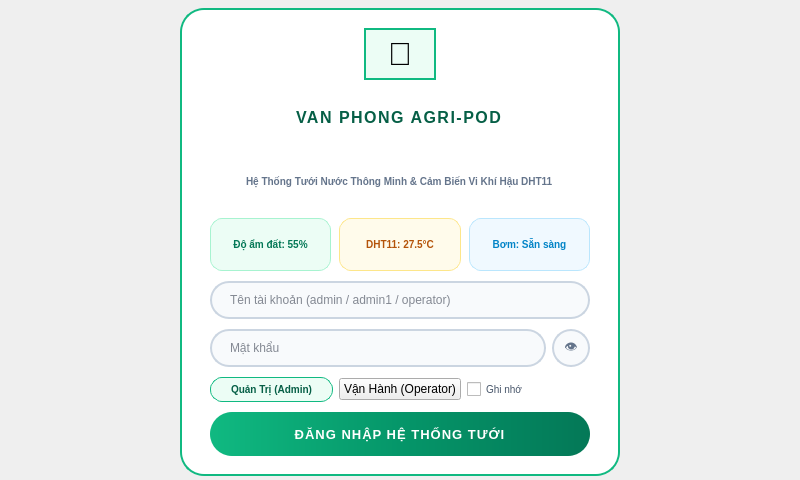
<?xml version="1.0" encoding="UTF-8"?>
<ui version="4.0">
 <class>LoginPage</class>
 <widget class="QWidget" name="LoginPage">
  <property name="geometry">
   <rect>
    <x>0</x>
    <y>0</y>
    <width>800</width>
    <height>480</height>
   </rect>
  </property>
  <layout class="QVBoxLayout" name="pageVLayout">
   <property name="spacing">
    <number>0</number>
   </property>
   <property name="leftMargin">
    <number>0</number>
   </property>
   <property name="topMargin">
    <number>8</number>
   </property>
   <property name="rightMargin">
    <number>0</number>
   </property>
   <property name="bottomMargin">
    <number>4</number>
   </property>

   <!-- CENTER POD CONTAINER -->
   <item>
    <layout class="QHBoxLayout" name="centerHLayout">
     <property name="spacing">
      <number>0</number>
     </property>

     <item>
      <spacer name="leftPodSpacer">
       <property name="orientation">
        <enum>Qt::Horizontal</enum>
       </property>
       <property name="sizeHint" stdset="0">
        <size>
         <width>40</width>
         <height>20</height>
        </size>
       </property>
      </spacer>
     </item>

     <!-- BIO-DOME CAPSULE CARD -->
     <item>
      <widget class="QFrame" name="bioDomeCard">
       <property name="minimumSize">
        <size>
         <width>440</width>
         <height>0</height>
        </size>
       </property>
       <property name="maximumSize">
        <size>
         <width>460</width>
         <height>16777215</height>
        </size>
       </property>
       <property name="styleSheet">
        <string notr="true">QFrame#bioDomeCard { background-color: #ffffff; border: 1.5px solid #10b981; border-radius: 24px; }</string>
       </property>
       <layout class="QVBoxLayout" name="domeVLayout">
        <property name="leftMargin">
         <number>28</number>
        </property>
        <property name="topMargin">
         <number>18</number>
        </property>
        <property name="rightMargin">
         <number>28</number>
        </property>
        <property name="bottomMargin">
         <number>18</number>
        </property>
        <property name="spacing">
         <number>10</number>
        </property>

        <!-- Top Bio Emblem & Title -->
        <item alignment="Qt::AlignCenter">
         <widget class="QLabel" name="domeEmblem">
          <property name="text">
           <string>🌿</string>
          </property>
          <property name="styleSheet">
           <string notr="true">font-size: 32px; background: #ecfdf5; border: 1.5px solid #10b981; border-radius: 28px; padding: 6px 14px;</string>
          </property>
         </widget>
        </item>

        <item alignment="Qt::AlignCenter">
         <widget class="QLabel" name="domeTitle">
          <property name="text">
           <string>VAN PHONG AGRI-POD</string>
          </property>
          <property name="styleSheet">
           <string notr="true">color: #065f46; font-size: 16px; font-weight: 900; letter-spacing: 1.5px;</string>
          </property>
         </widget>
        </item>

        <item alignment="Qt::AlignCenter">
         <widget class="QLabel" name="domeSub">
          <property name="text">
           <string>Hệ Thống Tưới Nước Thông Minh &amp; Cảm Biến Vi Khí Hậu DHT11</string>
          </property>
          <property name="styleSheet">
           <string notr="true">color: #64748b; font-size: 10px; font-weight: 500;</string>
          </property>
         </widget>
        </item>

        <!-- Horizontal Quick Pill Status Strip -->
        <item>
         <layout class="QHBoxLayout" name="miniStatusStrip">
          <property name="spacing">
           <number>8</number>
          </property>
          <item>
           <widget class="QLabel" name="pPill1">
            <property name="text">
             <string>Độ ẩm đất: 55%</string>
            </property>
            <property name="styleSheet">
             <string notr="true">background: #ecfdf5; color: #047857; border: 1px solid #a7f3d0; border-radius: 12px; font-size: 10px; font-weight: 700; padding: 4px 10px;</string>
            </property>
            <property name="alignment">
             <set>Qt::AlignCenter</set>
            </property>
           </widget>
          </item>
          <item>
           <widget class="QLabel" name="pPill2">
            <property name="text">
             <string>DHT11: 27.5°C</string>
            </property>
            <property name="styleSheet">
             <string notr="true">background: #fffbeb; color: #b45309; border: 1px solid #fde68a; border-radius: 12px; font-size: 10px; font-weight: 700; padding: 4px 10px;</string>
            </property>
            <property name="alignment">
             <set>Qt::AlignCenter</set>
            </property>
           </widget>
          </item>
          <item>
           <widget class="QLabel" name="pPill3">
            <property name="text">
             <string>Bơm: Sẵn sàng</string>
            </property>
            <property name="styleSheet">
             <string notr="true">background: #f0f9ff; color: #0284c7; border: 1px solid #bae6fd; border-radius: 12px; font-size: 10px; font-weight: 700; padding: 4px 10px;</string>
            </property>
            <property name="alignment">
             <set>Qt::AlignCenter</set>
            </property>
           </widget>
          </item>
         </layout>
        </item>

        <!-- Username Input -->
        <item>
         <widget class="QLineEdit" name="usernameEdit">
          <property name="minimumSize">
           <size>
            <width>0</width>
            <height>38</height>
           </size>
          </property>
          <property name="placeholderText">
           <string>Tên tài khoản (admin / admin1 / operator)</string>
          </property>
          <property name="styleSheet">
           <string notr="true">QLineEdit { background-color: #f8fafc; border: 1.5px solid #cbd5e1; border-radius: 19px; color: #0f172a; font-size: 12px; padding: 4px 16px; } QLineEdit:focus { border: 1.5px solid #10b981; background-color: #ffffff; }</string>
          </property>
          <property name="clearButtonEnabled">
           <bool>true</bool>
          </property>
         </widget>
        </item>

        <!-- Password Input -->
        <item>
         <layout class="QHBoxLayout" name="passInputRow">
          <property name="spacing">
           <number>6</number>
          </property>
          <item>
           <widget class="QLineEdit" name="passwordEdit">
            <property name="minimumSize">
             <size>
              <width>0</width>
              <height>38</height>
             </size>
            </property>
            <property name="placeholderText">
             <string>Mật khẩu</string>
            </property>
            <property name="echoMode">
             <enum>QLineEdit::Password</enum>
            </property>
            <property name="styleSheet">
             <string notr="true">QLineEdit { background-color: #f8fafc; border: 1.5px solid #cbd5e1; border-radius: 19px; color: #0f172a; font-size: 12px; padding: 4px 16px; } QLineEdit:focus { border: 1.5px solid #10b981; background-color: #ffffff; }</string>
            </property>
           </widget>
          </item>
          <item>
           <widget class="QPushButton" name="togglePassBtn">
            <property name="minimumSize">
             <size>
              <width>38</width>
              <height>38</height>
             </size>
            </property>
            <property name="cursor">
             <cursorShape>PointingHandCursor</cursorShape>
            </property>
            <property name="text">
             <string>👁️</string>
            </property>
            <property name="checkable">
             <bool>true</bool>
            </property>
            <property name="styleSheet">
             <string notr="true">QPushButton { background-color: #f8fafc; border: 1.5px solid #cbd5e1; border-radius: 19px; color: #64748b; font-size: 13px; } QPushButton:hover { background-color: #e2e8f0; }</string>
            </property>
           </widget>
          </item>
         </layout>
        </item>

        <!-- Quick Role Selector Chips -->
        <item>
         <layout class="QHBoxLayout" name="chipsRow">
          <property name="spacing">
           <number>6</number>
          </property>
          <item>
           <widget class="QPushButton" name="quickFillAdminBtn">
            <property name="cursor">
             <cursorShape>PointingHandCursor</cursorShape>
            </property>
            <property name="text">
             <string>Quản Trị (Admin)</string>
            </property>
            <property name="styleSheet">
             <string notr="true">QPushButton { background: #ecfdf5; border: 1px solid #10b981; border-radius: 12px; color: #065f46; font-size: 10px; font-weight: 700; padding: 5px 10px; } QPushButton:hover { background: #10b981; color: white; }</string>
            </property>
           </widget>
          </item>
          <item>
           <widget class="QPushButton" name="quickFillOpBtn">
            <property name="cursor">
             <cursorShape>PointingHandCursor</cursorShape>
            </property>
            <property name="text">
             <string>Vận Hành (Operator)</string>
            </property>
            <property name="styleSheet">
             <string notr="true">QPushButton { background: #f0fdf4; border: 1px solid #86efac; border-radius: 12px; color: #15803d; font-size: 10px; font-weight: 600; padding: 5px 10px; QPushButton:hover { background: #059669; color: white; }</string>
            </property>
           </widget>
          </item>
          <item>
           <widget class="QCheckBox" name="rememberAccountCheckBox">
            <property name="cursor">
             <cursorShape>PointingHandCursor</cursorShape>
            </property>
            <property name="text">
             <string>Ghi nhớ</string>
            </property>
            <property name="styleSheet">
             <string notr="true">QCheckBox { color: #475569; font-size: 10px; }</string>
            </property>
           </widget>
          </item>
         </layout>
        </item>

        <!-- Big Curved Login Button -->
        <item>
         <widget class="QPushButton" name="loginButton">
          <property name="minimumSize">
           <size>
            <width>0</width>
            <height>44</height>
           </size>
          </property>
          <property name="cursor">
           <cursorShape>PointingHandCursor</cursorShape>
          </property>
          <property name="text">
           <string>ĐĂNG NHẬP HỆ THỐNG TƯỚI</string>
          </property>
          <property name="default">
           <bool>true</bool>
          </property>
          <property name="styleSheet">
           <string notr="true">QPushButton#loginButton { background: qlineargradient(x1:0, y1:0, x2:1, y2:0, stop:0 #10b981, stop:0.5 #059669, stop:1 #047857); color: #ffffff; border: none; border-radius: 22px; font-size: 13px; font-weight: 900; letter-spacing: 1px; } QPushButton#loginButton:hover { background: #059669; } QPushButton#loginButton:pressed { background: #047857; }</string>
          </property>
         </widget>
        </item>

       </layout>
      </widget>
     </item>

     <item>
      <spacer name="rightPodSpacer">
       <property name="orientation">
        <enum>Qt::Horizontal</enum>
       </property>
       <property name="sizeHint" stdset="0">
        <size>
         <width>40</width>
         <height>20</height>
        </size>
       </property>
      </spacer>
     </item>

    </layout>
   </item>

   <!-- Bottom Keyboard Container -->
   <item>
    <layout class="QHBoxLayout" name="keyboardContainerLayout">
     <property name="margin">
      <number>0</number>
     </property>
    </layout>
   </item>

  </layout>
 </widget>
 <resources/>
 <connections/>
</ui>
